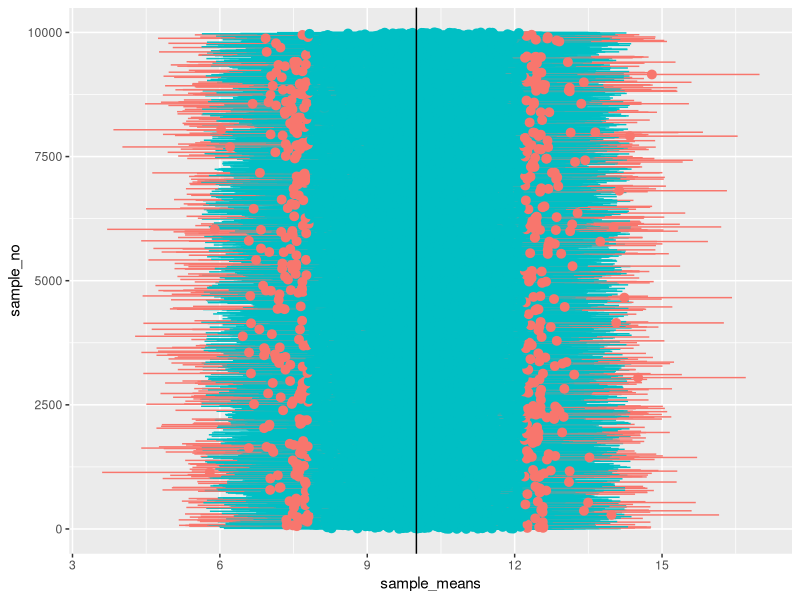

R code for this plot: (Note: this script raises an error after producing the figure.)
library(dplyr)
library(ggplot2)

ci_sigma_known <- function(samples, true_sd, confidence = 0.95) {
  size <- sapply(samples, length) # Vector of sample sizes n
  pm_val <- -qnorm((1 - confidence)/2) # Constant 1.96 approx
  means <- sapply(samples, mean) # Vector of sample averages
  err <- true_sd/sqrt(size)
  return(data_frame(sample_no = 1:length(samples),
                    sample_means = means,
                    ymin = means - pm_val*err,
                    ymax = means + pm_val*err))
}

k <- 10000
n <- 20
mu <- 10
sigma <- 5

norm_data <- replicate(k, data_frame(rnorm(n, mu, sigma)))

ci <- ci_sigma_known(norm_data, true_sd = sigma)

covered <- ci$ymin < mu & ci$ymax > mu

mean(covered)

ggplot(ci, aes(x=sample_no, y=sample_means, ymin=ymin, ymax=ymax)) +
  geom_pointrange(aes(color=factor(as.numeric(covered)))) +
  geom_hline(aes(yintercept=10)) + 
  coord_flip() +
  theme(legend.position="none")

coverage(ci, 10)
